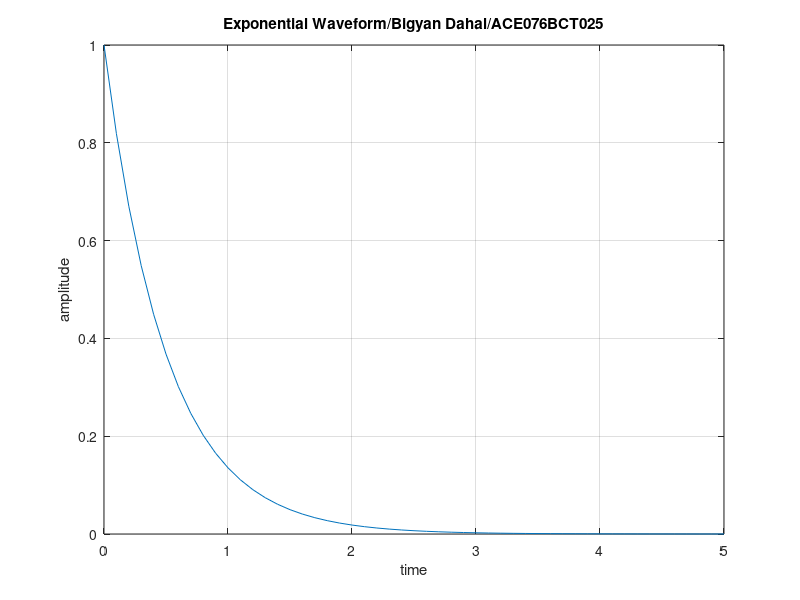

This figure's MATLAB source:
clc;
clear all;
close all;
n=0:0.1:5;
a=2;
y=exp(-a*n);
plot(n,y);
xlabel('time');
ylabel('amplitude');
title('Exponential Waveform/Bigyan Dahal/ACE076BCT025');
grid on;